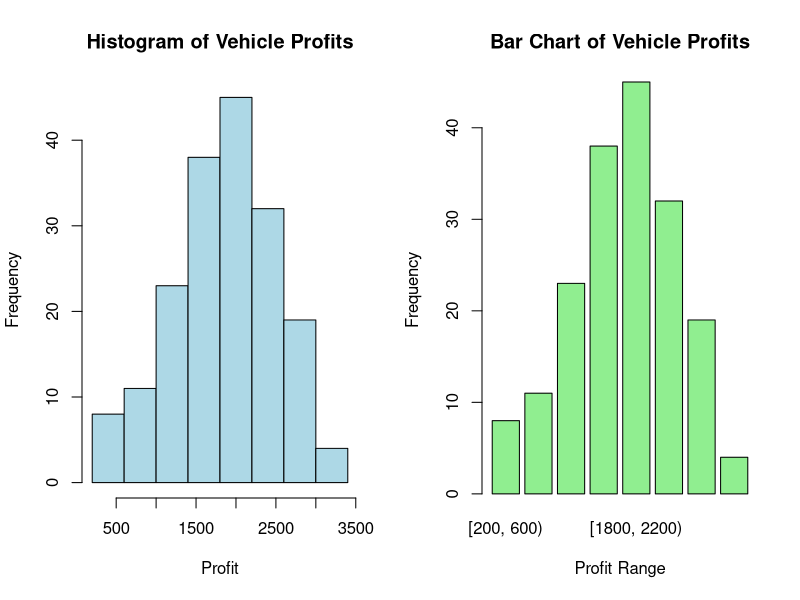

R code for this plot:
#Page No.26
profit_data <- c(1387, 2148, 2201, 963, 820, 2230, 3043, 2584, 2370, 
                 1754, 2207, 996, 1298, 1266, 2341, 1059, 2666, 2637, 
                 1817, 2252, 2813, 1410, 1741, 3292, 1674, 2991, 1426, 
                 1040, 1428, 323, 1553, 1772, 1108, 1807, 934, 2944,
                 1273, 1889, 352, 1648, 1932, 1295, 2056, 2063, 2147, 
                 1529, 1166, 482, 2071, 2350, 1344, 2236, 2083, 1973, 
                 3082, 1320, 1144, 2116, 2422, 1906, 2928, 2856, 2502,
                 1951, 2265, 1485, 1500, 2446, 1952, 1269, 2989, 783,
                 2692, 1323, 1509, 1549, 369, 2070, 1717, 910, 1538,
                 1206, 1760, 1638, 2348, 978, 2454, 1797, 1536, 2339,
                 1342, 1919, 1961, 2498, 1238, 1606, 1955, 1957, 2700,
                 443, 2357, 2127, 294, 1818, 1680, 2199, 2240, 2222,
                 754, 2866, 2430, 1115, 1824, 1827, 2482, 2695, 2597,
                 1621, 732, 1704, 1124, 1907, 1915, 2701, 1325, 2742,
                 870, 1464, 1876, 1532, 1938, 2084, 3210, 2250, 1837,
                 1174, 1626, 2010, 1688, 1940, 2639, 377, 2279, 2842,
                 1412, 1762, 2165, 1822, 2197, 842, 1220, 2626, 2434,
                 1809, 1915, 2231, 1897, 2646, 1963, 1401, 1501, 1640,
                 2415, 2119, 2389, 2445, 1461, 2059, 2175, 1752, 1821,
                 1546, 1766, 335, 2886, 1731, 2338, 1118, 2058, 2487)

generate_freq_table <- function(data, breaks) {
  freq_table <- table(cut(data, breaks = breaks, right = FALSE))
  intervals <- sapply(1:(length(breaks) - 1), function(i) {
    paste0("[", breaks[i], ", ", breaks[i+1], ")")
  })
  frequencies <- as.numeric(freq_table)
  total_frequency <- sum(frequencies)
  
  frequency_table <- data.frame(
    "Interval" = c(intervals, "Total"),
    "Frequency" = c(frequencies, total_frequency)
  )
  
  return(frequency_table)
}

n <- length(profit_data)
k <- ceiling(log2(n)) + 1 
min_profit <- min(profit_data)
max_profit <- max(profit_data)

interval_width <- ceiling((max_profit - min_profit) / k)
breaks <- seq(min_profit, max_profit + interval_width, by = interval_width)

freq_table_1 <- generate_freq_table(profit_data, breaks)
cat("Frequency Table (Dynamic Breaks):\n")
print(format(freq_table_1, scientific = FALSE), row.names = FALSE)

breaks_fixed <- seq(200, 3400, by = 400)
freq_table_2 <- generate_freq_table(profit_data, breaks_fixed)
cat("\nFrequency Table (Fixed Breaks):\n")
print(format(freq_table_2, scientific = FALSE), row.names = FALSE)

par(mfrow = c(1, 2))

hist(profit_data, breaks = breaks_fixed, main = "Histogram of Vehicle Profits", 
     xlab = "Profit", ylab = "Frequency", col = "lightblue", border = "black")

barplot(freq_table_2$Frequency[-length(freq_table_2$Frequency)], 
        names.arg = freq_table_2$Interval[-length(freq_table_2$Interval)],
        main = "Bar Chart of Vehicle Profits", 
        xlab = "Profit Range", ylab = "Frequency", col = "lightgreen")
